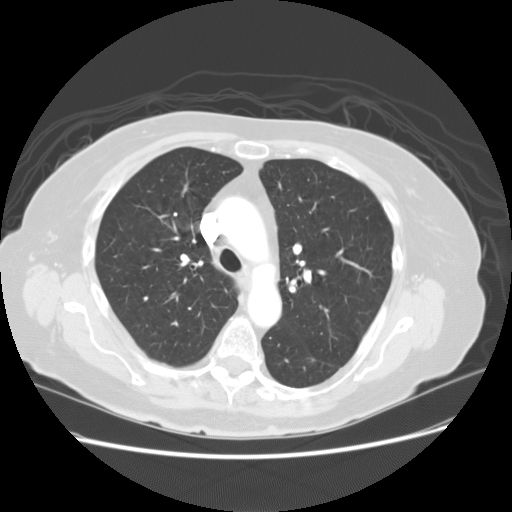
#> input picture 250206/1-037.JPG, 512 x 512 px, found by its file name
$ python prueba_kmeans.py
#> lines starting #> are read from the running program, lines starting #| are printed output that depends on the picture
import cv2
import numpy as np

# Cargar imagen en escala de grises
image_path = r"C:\Users\karen\OneDrive\Escritorio\DIP\250206\1-037.JPG"
imagen = cv2.imread(image_path, cv2.IMREAD_GRAYSCALE)
#> imagen is the input picture: shape (512, 512); min 0, max 255, mean 105.2

# Convertir la imagen en una lista de píxeles (formato necesario para K-Means)
pixeles = imagen.reshape((-1, 1))  # Convertir a un array de una sola columna
pixeles = np.float32(pixeles)  # Convertir a flotante para K-Means

# Definir criterios de K-Means (máximo de 10 iteraciones o cambio menor a 1.0)
criterios = (cv2.TERM_CRITERIA_EPS + cv2.TERM_CRITERIA_MAX_ITER, 10, 1.0)

# Número de clusters (ajustable según la imagen)
K = 3  # Tres segmentos (puedes probar con 2, 4, etc.)

# Aplicar K-Means
_, etiquetas, centros = cv2.kmeans(pixeles, K, None, criterios, 10, cv2.KMEANS_RANDOM_CENTERS)
#> centros = [0.294, 74.26, 218.7]

# Convertir los centros a enteros (niveles de gris)
centros = np.uint8(centros)
#> centros = [0, 74, 218]

# Asignar a cada píxel su nivel de gris del cluster correspondiente
imagen_segmentada = centros[etiquetas.flatten()]

# Reconstruir la imagen con las etiquetas de segmentación
imagen_segmentada = imagen_segmentada.reshape(imagen.shape)
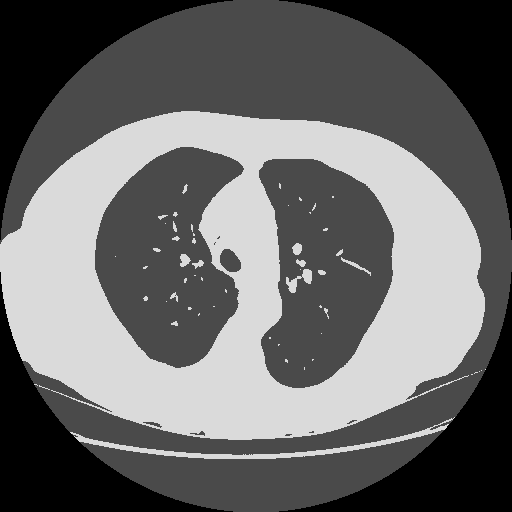
#> imagen_segmentada: shape (512, 512); min 0, max 218, mean 104.7

# Mostrar imágenes
cv2.imshow("Imagen Original", imagen)
cv2.imshow("Segmentación K-Means", imagen_segmentada)
cv2.waitKey(0)
cv2.destroyAllWindows()

$ run again, with 250206/brain.png saved as 250206/1-037.JPG
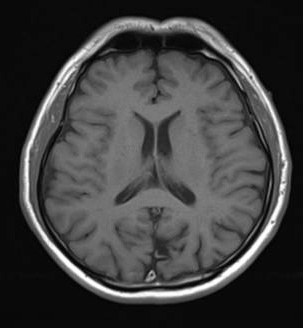
#> input picture 250206/brain.png, 303 x 328 px, found by its file name
#> imagen is the input picture: shape (328, 303); min 0, max 255, mean 63.1
#> `_, etiquetas, centros = cv2.kmeans(pixeles, K, None, criterios, 10, cv..`: centros = [15.18, 99.05, 204.2]
#> `centros = np.uint8(centros)`: centros = [15, 99, 204]
#> `imagen_segmentada = imagen_segmentada.reshape(imagen.shape)`:
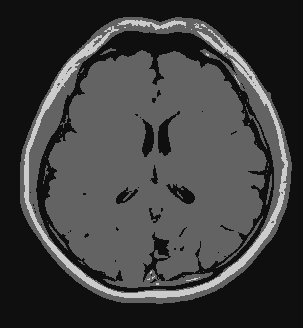
#> imagen_segmentada: shape (328, 303); min 15, max 204, mean 63
